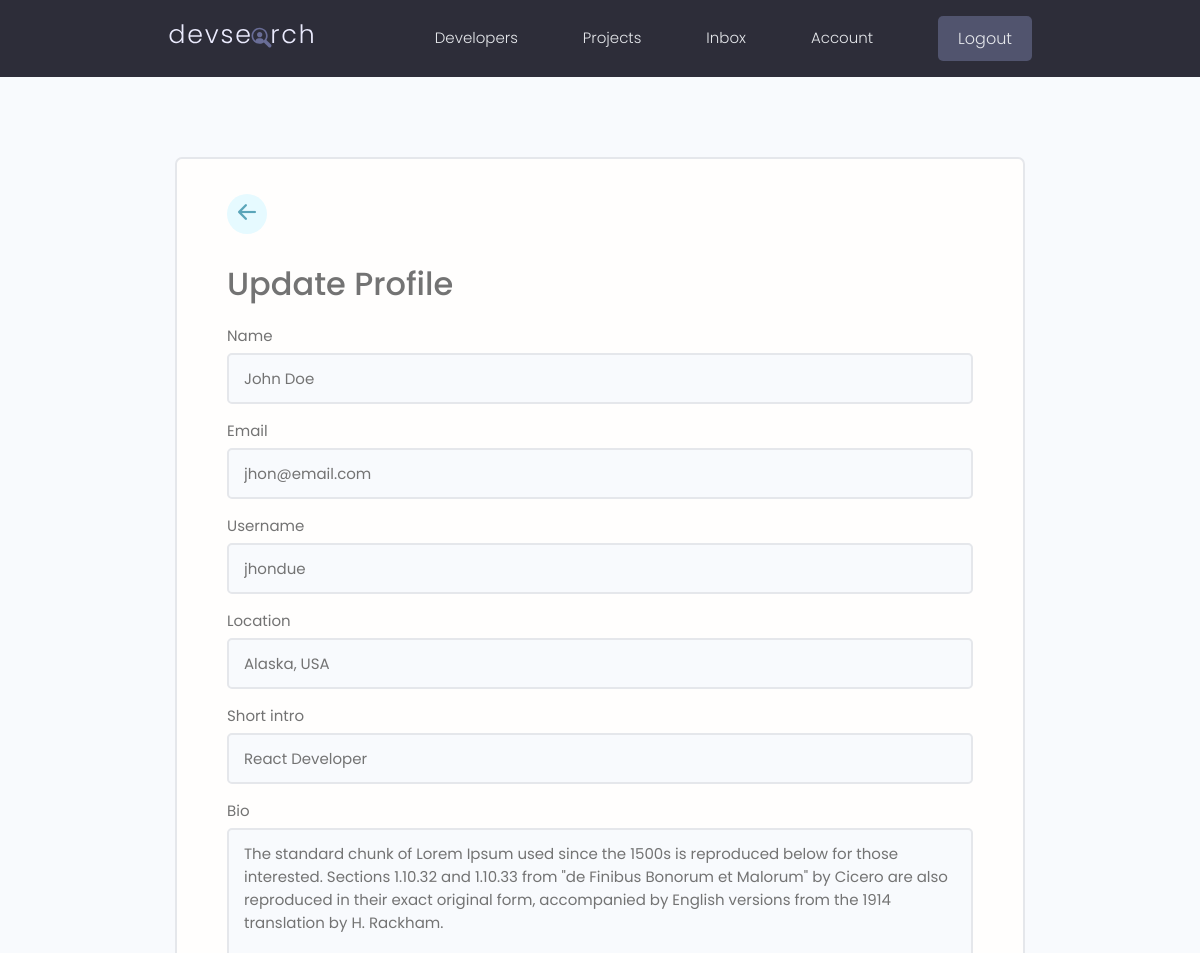
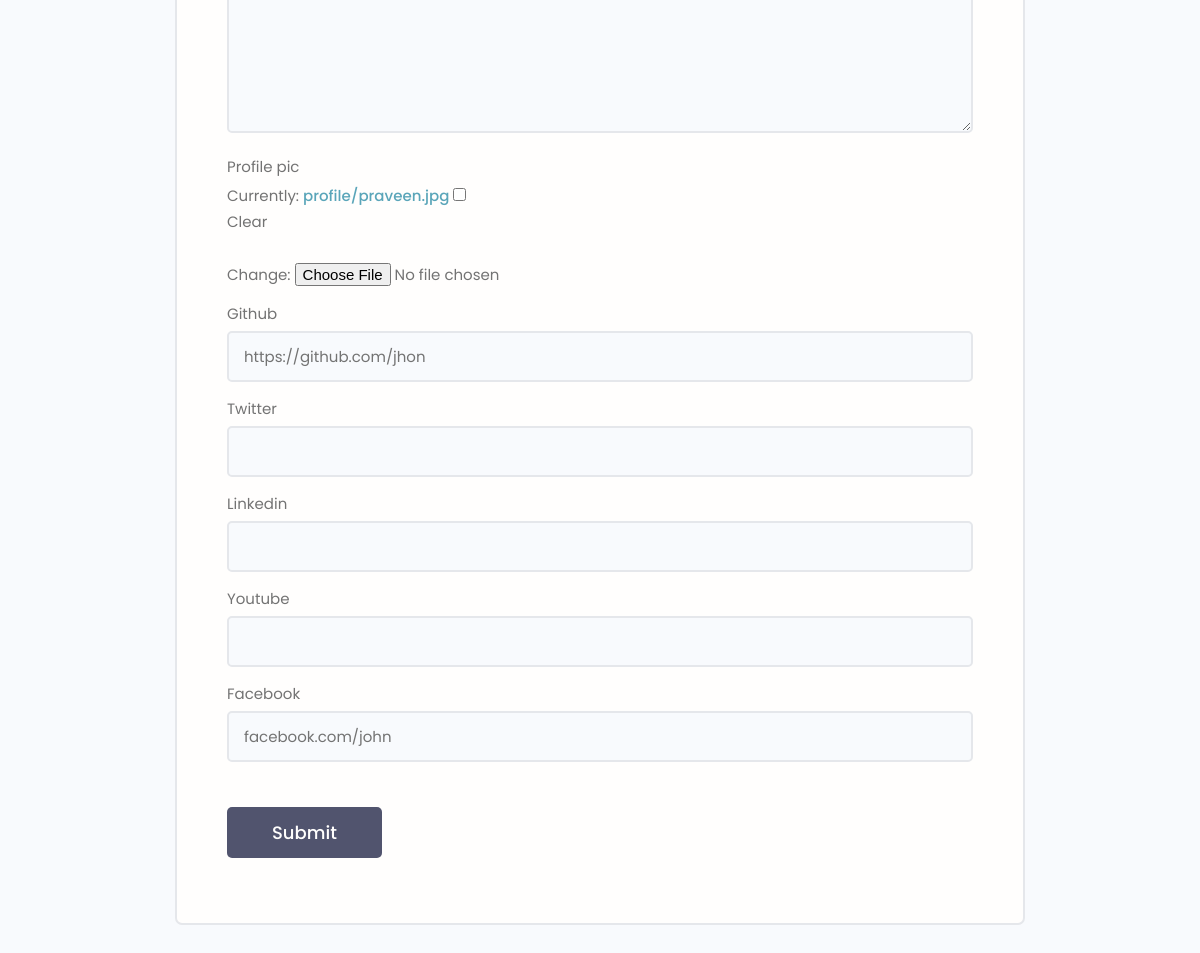
The app's page /edit-account/ (signed in) with its own data (2 pictures, top to bottom).
### user/models.py (models this page shows, shortened)
class Profile(models.Model):
    user = models.OneToOneField(User, on_delete=models.CASCADE, null=True, blank=True)
    username = models.CharField(max_length=200, null=True, blank=True)
    name = models.CharField(max_length=200, null=True, blank=True)
    email = models.EmailField(max_length=500, null=True, blank=True)
    short_intro = models.CharField(max_length=200, null=True, blank=True)
    bio = models.TextField(null=True, blank=True)
    profile_pic = models.ImageField(null=True, blank=True, upload_to='profile/', default='profile/user-default.png')
    location = models.CharField(max_length=200, null=True, blank=True)
    social_github = models.CharField(max_length=200, null=True, blank=True)
    social_twitter = models.CharField(max_length=200, null=True, blank=True)
    social_linkedin = models.CharField(max_length=200, null=True, blank=True)
    social_youtube = models.CharField(max_length=200, null=True, blank=True)
    social_facebook = models.CharField(max_length=200, null=True, blank=True)
    created = models.DateTimeField(auto_now_add=True)
    id = models.UUIDField(default=uuid.uuid4, unique=True, primary_key=True, editable=False)
    class Meta:
        ordering = ['created']

### user/views.py (the view)
# urls.py: path('edit-account/', views.editAccount, name='edit-account'),
@login_required(login_url='login')
def editAccount(request):
    profile = request.user.profile
    form = ProfileForm(instance=profile)
    if request.method == 'POST':
        form = ProfileForm(request.POST, request.FILES, instance=profile)
        if form.is_valid():
            form.save()
            return redirect('account')
    context = {'form':form}
    return render(request, 'user/profile_form.html', context)

### user/forms.py
class ProfileForm(ModelForm):
    class Meta:
        model = Profile
        fields = ['name', 'email', 'username', 'location', 'short_intro', 'bio', 'profile_pic', 'social_github', 'social_twitter', 'social_linkedin', 'social_youtube', 'social_facebook']
        labels = {
            'social_github': 'Github',
            'social_twitter': 'Twitter',
            'social_linkedin': 'Linkedin',
            'social_youtube': 'Youtube',
            'social_facebook': 'Facebook',
        }
    def __init__(self, *args, **kwargs):
        super(ProfileForm, self).__init__(*args, **kwargs)
        for label, field in self.fields.items():
            field.widget.attrs.update({'class': 'input'})

### user/templates/user/profile_form.html (shortened to what this page needs)
{% extends "main.html" %}
{% block content %}
<main class="formPage my-xl">
    <div class="content-box">
        <div class="formWrapper">
            <a class="backButton" href="{% url 'account' %}"><i style="font-size:36px; verticle-align:center;" class="bi bi-arrow-left-short"></i></a>
            <br>
            <h3>Update Profile</h3>
            <form class="form" method="POST" enctype="multipart/form-data">
                {% for field in form %}
                <div class="form__field">
                    <label for="formInput#text">{{field.label}}</label>
                    {{field}}
                </div>
                {% endfor %}
                <input class="btn btn--sub btn--lg  my-md" type="submit" value="Submit" />
            </form>
        </div>
    </div>
</main>
{% endblock content %}

### static/styles/app.css (style rules this page uses)
:root { --color-sub: #2d2d39; }
.btn--sub { background-color: var(--color-sub-light); }
.content-box { width: 95%; max-width: 85rem; margin: 0 auto; }
.backButton { background: var(--color-main-light); color: var(--color-main); width: 4rem; height: 4rem; display: flex; align-items: center; justify-content: center; border-radius: 50%; }
.backButton i { font-size: 1.8rem; }
.formPage .formWrapper { list-style: none; background: var(--color-white); padding: 3.5rem 5rem; border: 2px solid var(--color-light); border-radius: 0.7rem; }

### static/uikit/styles/modules/_variables.css (style rules this page uses)
:root { --color-main: #5aa5b9; --color-main-light: #e6faff; --color-sub: #3f4156; --color-sub-light: #51546e; --color-sub-lighter: #ededfd; --color-text: #737373; --color-gray: #8b8b8b; --color-light: #e5e7eb; --color-light-gray: #767676; --color-bg: #f8fafd; --color-white: #fffefd; --color-white-light: #f3f3f3; --color-success: #359e64; --color-success-bg: #def8e8; --color-error: #fc4b0b; --color-error-bg: #fff2ee; --font-base: 'Poppins', arial, helvetica, 'Segoe UI', roboto, ubuntu, sans-serif; --font-monospace: 'Fira Code', 'Courier New', courier, monospace; --font-regular: 300; --font-medium: 500; --font-bold: 700; --generic-shadow: 1px 1px 5px #00000010; --generic-transition: all 0.3s ease-in-out; }

### static/uikit/styles/modules/_base.css (style rules this page uses)
* { margin: 0; padding: 0; box-sizing: border-box; text-rendering: optimizeLegibility; color: inherit; font-size: inherit; }
html { font-size: 50%; }
@media only screen and (min-width: 480px) { html { font-size: 56.25%; } }
@media only screen and (min-width: 1200px) { html { font-size: 62.5%; } }
body { line-height: 1.6; font-weight: 400; font-size: 1.5rem; color: var(--color-text); background-color: var(--color-bg); min-height: 100vh; }

### static/uikit/styles/modules/_typography.css (style rules this page uses)
* { font-family: var(--font-base); }
h3 { font-size: 3.2rem; font-weight: var(--font-medium); }
a { padding-bottom: 2px; text-decoration: none; display: inline-block; color: var(--color-main); font-weight: var(--font-medium); }

### static/uikit/styles/modules/_utilities.css (style rules this page uses)
.my-md { margin: 3rem auto; }
.my-xl { margin: 8rem auto; }

### static/uikit/styles/modules/_button.css (style rules this page uses)
.btn { display: inline-block; position: relative; cursor: pointer; background-color: var(--color-light); font-weight: var(--font-medium); color: var(--color-sub); text-decoration: none; padding: 1rem 2rem; border-radius: 0.5rem; border: none; width: -webkit-fit-content; width: -moz-fit-content; width: fit-content; height: -webkit-fit-content; height: -moz-fit-content; height: fit-content; font-size: 1.6rem; outline-width: 0; outline-color: transparent; -webkit-backface-visibility: hidden; backface-visibility: hidden; transition: all 0.3s ease-in-out; }
.btn--sub { background-color: var(--color-sub); color: var(--color-white); }
.btn--lg { font-size: 1.8rem; padding: 1.2rem 4.5rem; }

### static/uikit/styles/modules/_form.css (style rules this page uses)
.form { display: block; }
.form__field { margin-top: 1.5rem; margin-bottom: 1.5rem; }
.form__label, .form__field > label { display: block; margin-bottom: 0.5rem; color: var(--color-text); }
input.input[type='text'], input.input[type='email'], input.input[type='password'], input.input[type='number'], textarea.input { min-width: 24rem; width: 100%; padding: 1.2rem 1.5rem; border-radius: 0.5rem; border: 2px solid var(--color-light); transition: all 0.3s ease-in-out; background-color: var(--color-bg); }

### records on screen
Profile: form "John Doe" "jhon@email.com" "jhondue" "Alaska, USA" "React Developer" "The standard chunk of Lorem Ipsum used since the 1500s is reproduced below for those interested. Sections 1.10.32 and 1.10.33 from \"de Finibus Bonorum et Malorum\" by Cicero are also reproduced in their exact original form, accompanied by English versions from the 1914 translation by H. Rackham." "https://github.com/jhon" "facebook.com/john"

### other values on screen
{{ field.label }} "Name" "Email" "Username" "Location" "Short intro" "Bio" "Profile pic" "Github" "Twitter" "Linkedin" "Youtube" "Facebook"
